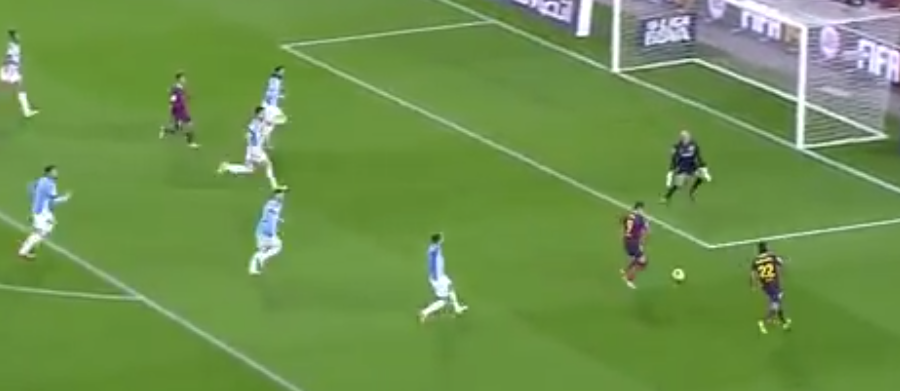
#> input picture ball-tracking/matchimg.png, 900 x 391 px
$ python det2.py
#> lines starting #> are read from the running program, lines starting #| are printed output that depends on the picture
import cv2
import numpy

opencv_haystack =cv2.imread('matchimg.png')
#> opencv_haystack is the input picture: shape (391, 900, 3); mean B, G, R 76.5, 145.3, 110.2
opencv_needle =cv2.imread('ball.png')
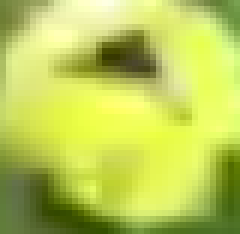
#> input picture ball-tracking/ball.png, 40 x 39 px (shown 6 times larger)
#> opencv_needle is the input picture: shape (39, 40, 3); mean B, G, R 87.4, 204.2, 188.2

ngrey = cv2.cvtColor(opencv_needle, cv2.COLOR_BGR2GRAY)
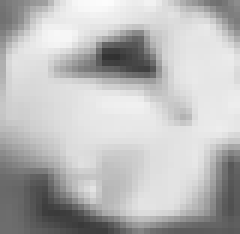
#> ngrey: shape (39, 40) (shown 6 times larger); min 49, max 252, mean 186.1
hgrey = cv2.cvtColor(opencv_haystack, cv2.COLOR_BGR2GRAY)
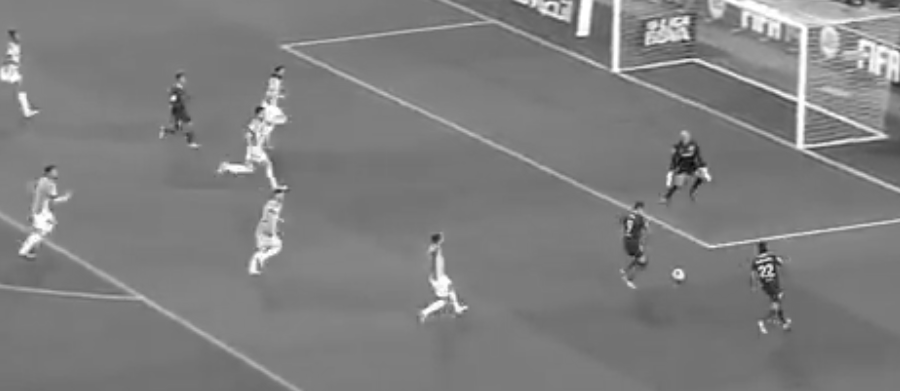
#> hgrey: shape (391, 900); min 5, max 255, mean 127

# build feature detector and descriptor extractor
hessian_threshold = 85
detector = cv2.FeatureDetector_create("SIFT")
descriptor = cv2.DescriptorExtractor_create("SIFT")

hdescriptors = detector.detect(hgrey)
#> hdescriptors = 794 keypoints; strongest (x, y, size): (173, 98, 3.5), (583, 29, 9.5), (551, 8, 3.9), (764, 264, 2.8)
hkeypoints ,hdescriptors  = descriptor.compute(opencv_haystack, hdescriptors)
#> hkeypoints has the same summary as hdescriptors
ndescriptors = detector.detect(ngrey)
#> ndescriptors = 9 keypoints; (x, y, size): (21, 9, 6.2), (21, 9, 6.2), (14, 32, 3.5), (29, 31, 6.9), (15, 22, 10.6), (20, 17, 5.4), (32, 8, 6.6), (34, 4, 3.2), (30, 19, 2)
nkeypoints ,ndescriptors  = descriptor.compute(opencv_needle, ndescriptors)
#> nkeypoints has the same summary as ndescriptors

# extract vectors of size 64 from raw descriptors numpy arrays
rowsize = len(hdescriptors) / len(hkeypoints)
#> rowsize = 1
if rowsize > 1:
    hrows = numpy.array(hdescriptors, dtype = numpy.float32).reshape((-1, rowsize))
    nrows = numpy.array(ndescriptors, dtype = numpy.float32).reshape((-1, rowsize))
    #print hrows.shape, nrows.shape
else:
    hrows = numpy.array(hdescriptors, dtype = numpy.float32)
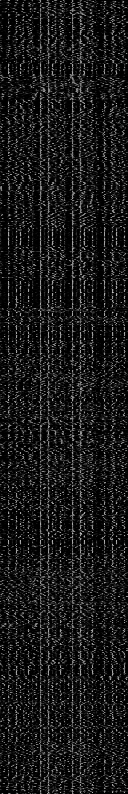
#> hrows: shape (794, 128) float32; min 0, max 193, mean 24.8
    nrows = numpy.array(ndescriptors, dtype = numpy.float32)
    rowsize = len(hrows[0])
#> rowsize = 128

# kNN training - learn mapping from hrow to hkeypoints index
samples = hrows
responses = numpy.arange(len(hkeypoints), dtype = numpy.float32)
#> responses = 794 values from 0 to 793
#print len(samples), len(responses)
knn = cv2.KNearest()
#> (the run stopped early here; a loop or call above may not have finished)
